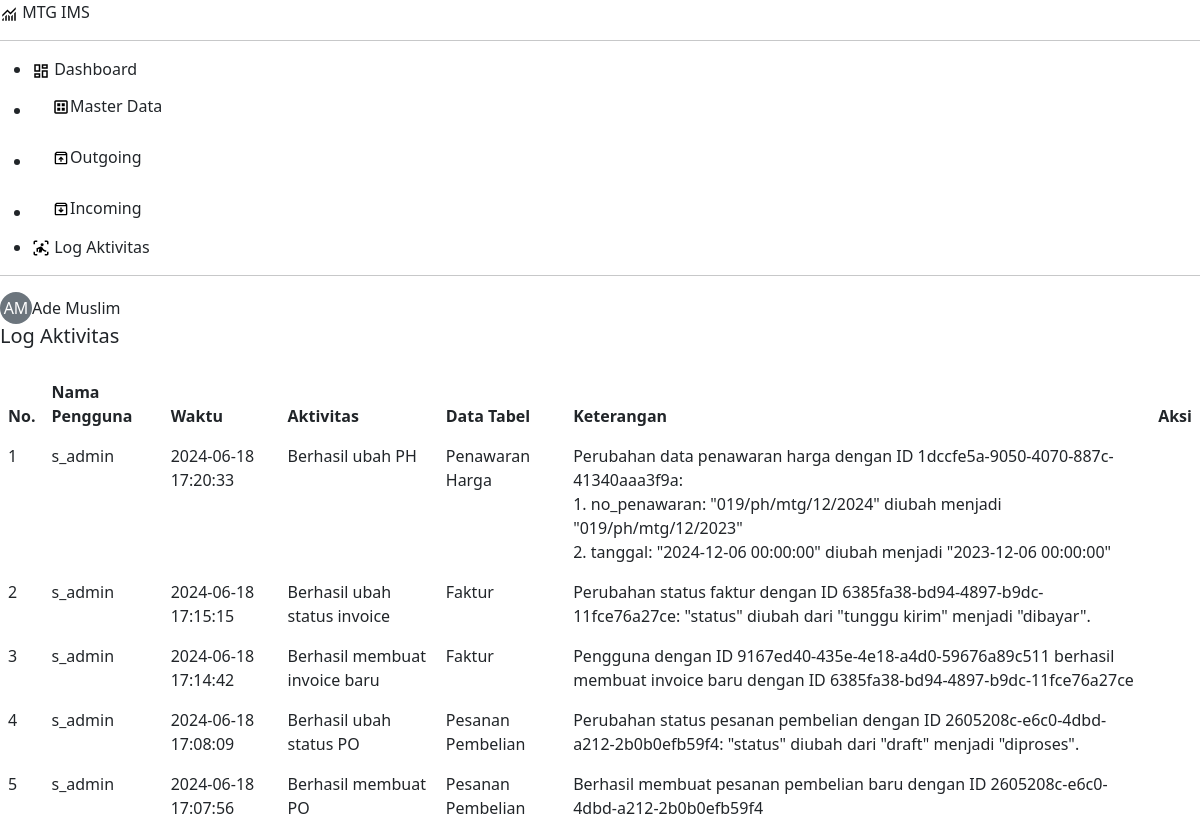
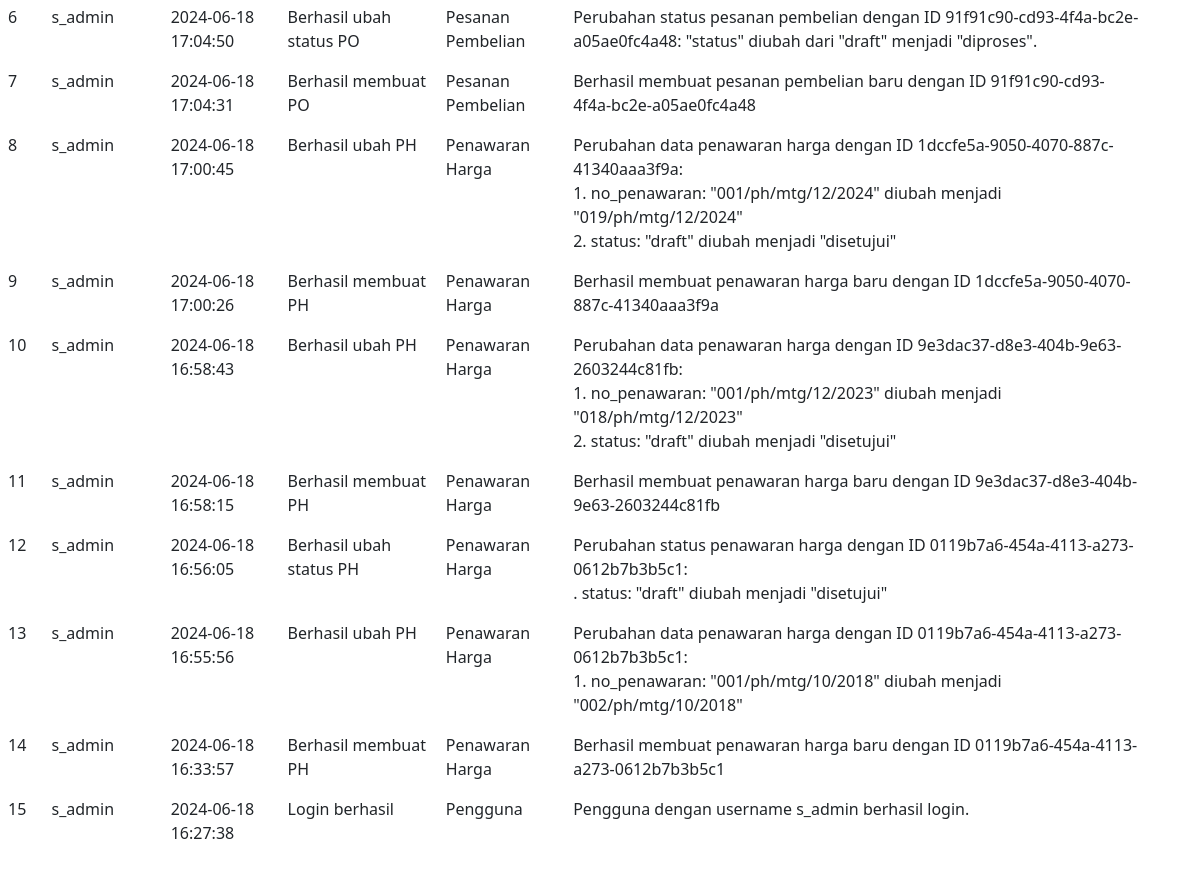
The app's page /pages/activity-log/index.php (signed in), older data (2 pictures, top to bottom).
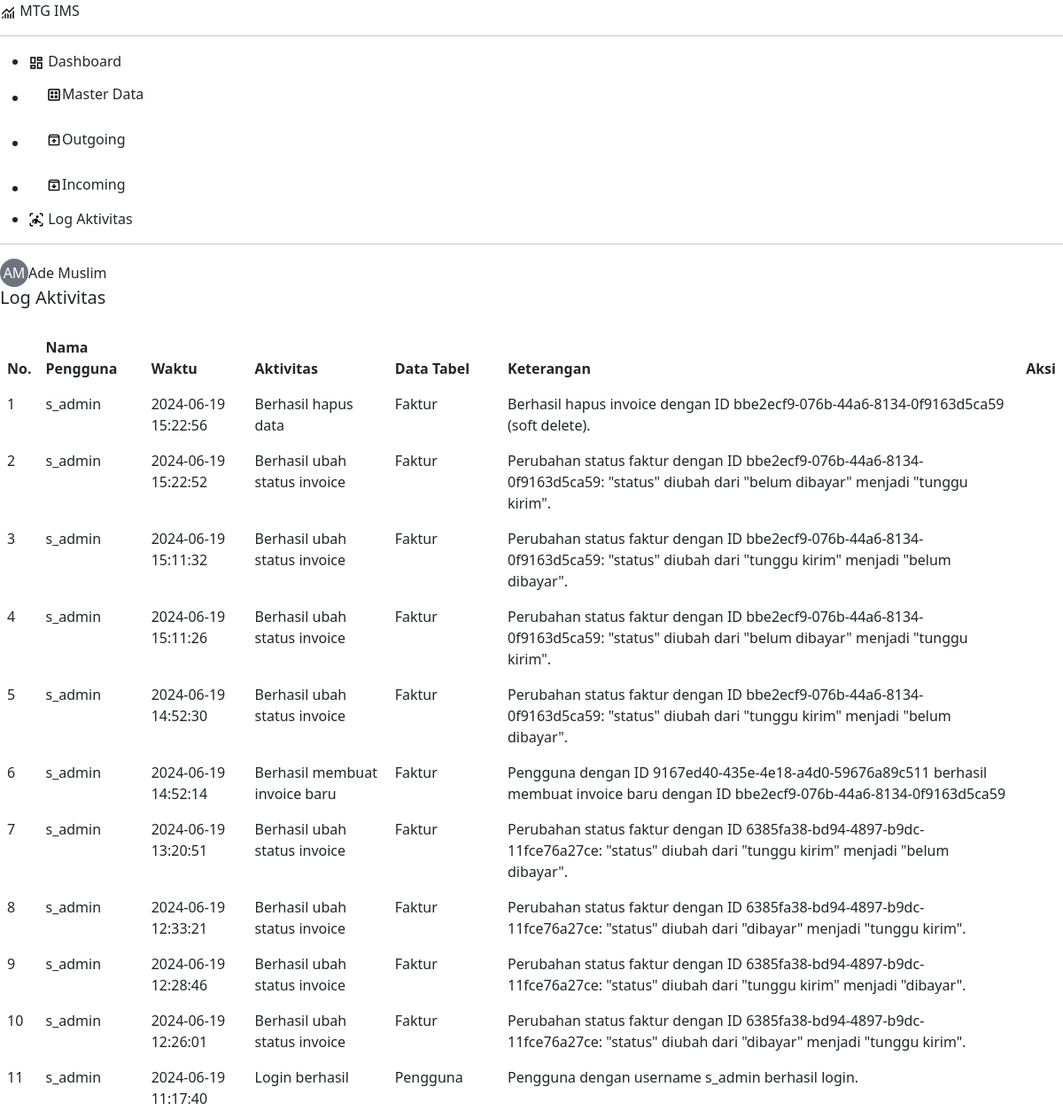
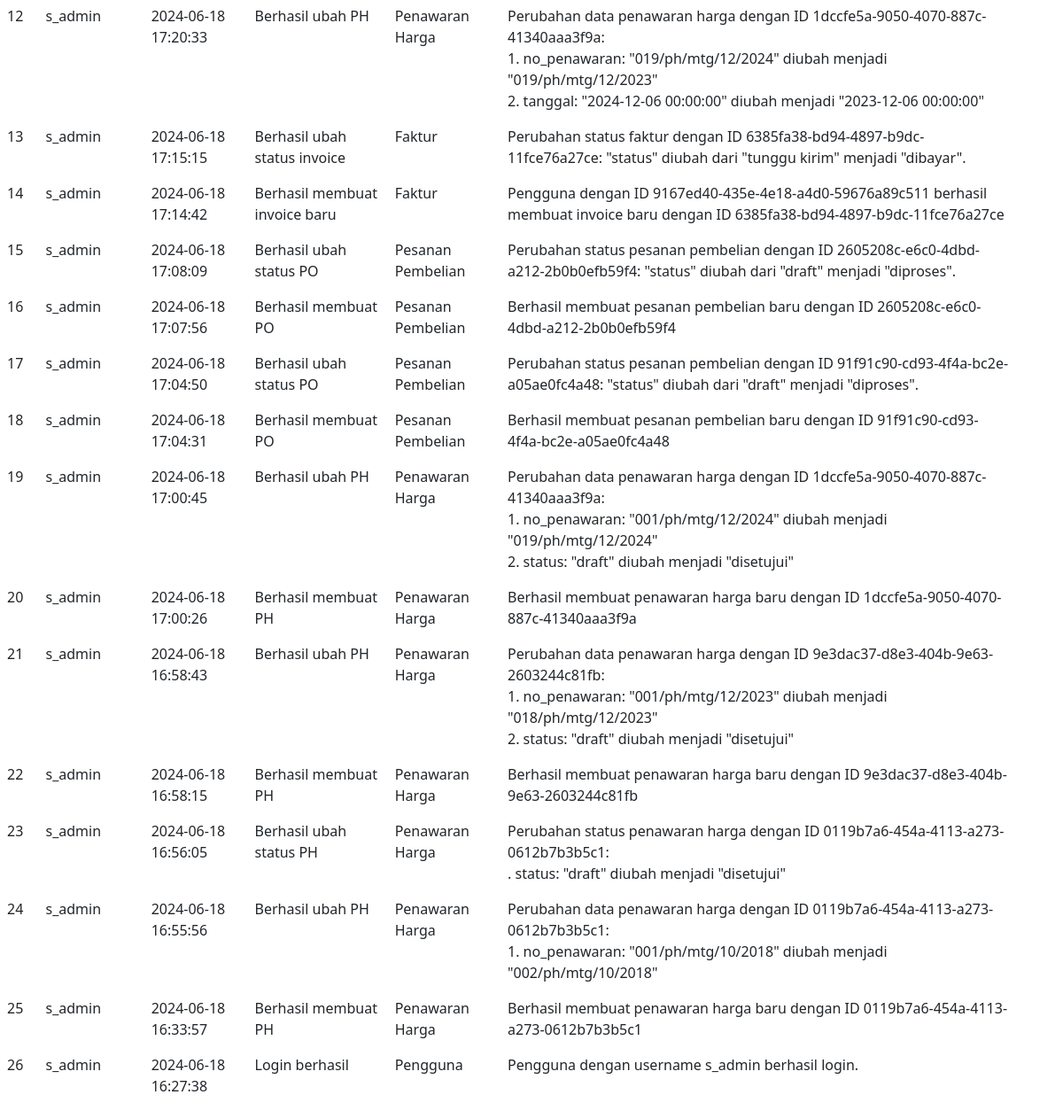
The same page, newer data (2 pictures, top to bottom).
### tables this page shows
CREATE TABLE `log_aktivitas` (
  `id_log` int NOT NULL,
  `id_pengguna` varchar(36) DEFAULT NULL,
  `aktivitas` varchar(225) NOT NULL,
  `tabel` varchar(255) DEFAULT NULL,
  `keterangan` text NOT NULL,
  `tanggal` timestamp NOT NULL DEFAULT CURRENT_TIMESTAMP,
  `status_hapus` tinyint(1) NOT NULL DEFAULT '0'
);

CREATE TABLE `pengguna` (
  `id_pengguna` varchar(36) NOT NULL,
  `nama_lengkap` varchar(100) NOT NULL,
  `nama_pengguna` varchar(50) NOT NULL,
  `password` varchar(100) NOT NULL,
  `tipe_pengguna` enum('superadmin','staff','kepala_perusahaan','tes') NOT NULL DEFAULT 'staff',
  `status_hapus` tinyint(1) NOT NULL DEFAULT '0'
);

### includes/function.php (called while the page is built, shortened)
<?php
require_once 'config.php';
function base_url($url = null) {
    $base_url = getenv('BASE_URL') ? getenv('BASE_URL') : "http://ims-amc.test";
    if ($url != null) {
        return rtrim($base_url, '/') . '/' . ltrim($url, '/');
    } else {
        return $base_url;
    }
}
function setActivePage($page) {
    $current_page = $_SERVER['REQUEST_URI'];
    $active_class = '';
    if (strpos($current_page, $page) !== false) {
        $active_class = 'active';
    }
    return $active_class;
}
function selectDataLeftJoin($mainTable, $joinTables = [], $columns = '*', $conditions = "", $orderBy = "") {
    global $conn;
    $sql = "SELECT $columns FROM $mainTable";
    foreach ($joinTables as $joinTable) {
        $sql .= " LEFT JOIN $joinTable[0] ON $joinTable[1]";
    }
    if (!empty($conditions)) {
        $sql .= " WHERE $conditions";
    }
    if (!empty($orderBy)) {
        $sql .= " ORDER BY $orderBy";
    }
    $result = mysqli_query($conn, $sql);
    $rows = mysqli_fetch_all($result, MYSQLI_ASSOC);
    return $rows;
}

### pages/activity-log/index.php (the view, shortened to what this page needs)
<?php
require_once '../../includes/header.php';
$mainTable = 'log_aktivitas';
$joinTables = [
    ["pengguna", "log_aktivitas.id_pengguna = pengguna.id_pengguna"],
];
$columns = 'log_aktivitas.*, pengguna.nama_pengguna';
$conditions = 'log_aktivitas.status_hapus = 0';
$orderBy = 'log_aktivitas.tanggal DESC';
$data_log_aktivitas = selectDataLeftJoin($mainTable, $joinTables, $columns, $conditions, $orderBy);
?>
<div class="d-flex justify-content-between align-items-center mb-4">
  <h1 class="fs-5 m-0">Log Aktivitas</h1>
</div>
<table id="example" class="table nowrap table-hover" style="width:100%">
  <thead>
    <tr>
      <th class="text-start">No.</th>
      <th>Nama Pengguna</th>
      <th>Waktu</th>
      <th>Aktivitas</th>
      <th>Data Tabel</th>
      <th>Keterangan</th>
      <th>Aksi</th>
    </tr>
  </thead>
  <tbody>
    <?php if (empty($data_log_aktivitas)) : ?>
    <tr>
      <td colspan="6">Tidak ada data</td>
    </tr>
    <?php else: $no = 1; foreach ($data_log_aktivitas as $log): ?>
    <tr>
      <td class="text-start"><?= $no; ?></td>
      <td><?= isset($log['nama_pengguna']) ? $log['nama_pengguna'] : 'N/A'; ?></td>
      <td><?= $log['tanggal']; ?></td>
      <td><?= $log['aktivitas']; ?></td>
      <td><?= $log['tabel'] ? ucwords($log['tabel']) : '-'; ?></td>
      <td><?= str_replace(" | ", "<br>", $log['keterangan']); ?></td>
      <td>
      </td>
    </tr>
    <?php $no++; endforeach; endif; ?>
  </tbody>
</table>
<?php require '../../includes/footer.php'; ?>

### includes/header.php (shortened to what this page needs)
<?php
require_once 'function.php';
$nama_lengkap = $_SESSION['nama_lengkap'] ?? $_COOKIE['nama_lengkap'] ?? '';
$peran_pengguna = $_SESSION['peran_pengguna'] ?? $_COOKIE['peran_pengguna'] ?? '';
?>
<!DOCTYPE html>
<html lang="en">
<head>
  <link rel="stylesheet" href="<?= base_url('assets/css/bootstrap.min.css'); ?>">
  <link rel="stylesheet" href="<?= base_url('assets/css/dataTables.bootstrap5.css'); ?>">
  <link rel="stylesheet" href="<?= base_url('assets/css/responsive.bootstrap5.css'); ?>">
  <link rel="stylesheet" href="<?= base_url('assets/css/buttons.dataTables.css'); ?>">
  <link rel="stylesheet" href="<?= base_url('assets/css/style.css'); ?>">
  <link rel="stylesheet" href="<?= base_url('assets/css/sweetalert2.min.css'); ?>">
</head>
<body>
  <div class="sb-cover">
    <div class="sidebar">
      <div class="sidebar-top">
        <div class="header">
          <a href="/" class="nav-link">
            <svg xmlns="http://www.w3.org/2000/svg" height="18" viewBox="0 -960 960 960" width="18">
              <path
                d="M120-120v-80l80-80v160h-80Zm160 0v-240l80-80v320h-80Zm160 0v-320l80 81v239h-80Zm160 0v-239l80-80v319h-80Zm160 0v-400l80-80v480h-80ZM120-327v-113l280-280 160 160 280-280v113L560-447 400-607 120-327Z" />
            </svg>
            <span class="text-link">
              MTG IMS
            </span>
          </a>
        </div>
        <hr>
        <ul>
          <li>
            <a href="<?= base_url('pages/dashboard'); ?>"
              class="nav-link text-dark <?= setActivePage('pages/dashboard'); ?>">
              <span class="text-link">
                Dashboard
              </span>
            </a>
          </li>
          <li>
            <div class="accordion accordion-flush" style="background-color: transparent;" id="accordionFlushMasterData">
              <div class="accordion-item">
                <h2 class="accordion-header">
                  <button class="accordion-button collapsed nav-link" type="button" data-bs-toggle="collapse"
                    data-bs-target="#flush-collapseOne" aria-expanded="false" aria-controls="flush-collapseOne">
                    <span class="text-link">
                      Master Data
                    </span>
                  </button>
                </h2>
              </div>
            </div>
          </li>
          <li>
            <div class="accordion accordion-flush" style="background-color: transparent;" id="accordionFlushOutgoing">
              <div class="accordion-item">
                <h2 class="accordion-header">
                  <button class="accordion-button collapsed nav-link" type="button" data-bs-toggle="collapse"
                    data-bs-target="#flush-collapseTwo" aria-expanded="false" aria-controls="flush-collapseTwo">
                    <span class="text-link">
                      Outgoing
                    </span>
                  </button>
                </h2>
              </div>
            </div>
          </li>
          <li>
            <div class="accordion accordion-flush" style="background-color: transparent;" id="accordionFlushIncoming">
              <div class="accordion-item">
                <h2 class="accordion-header">
                  <button class="accordion-button collapsed nav-link" type="button" data-bs-toggle="collapse"
                    data-bs-target="#flush-collapseThree" aria-expanded="false" aria-controls="flush-collapseThree">
                    <span class="text-link">
                      Incoming
                    </span>
                  </button>
                </h2>
              </div>
            </div>
          </li>
          <?php if ($peran_pengguna === 'superadmin'): ?>
          <li>
            <a href="<?= base_url('pages/activity-log'); ?>"
              class="nav-link text-dark <?= setActivePage('pages/activity-log'); ?>">
              <span class="text-link">
                Log Aktivitas
              </span>
            </a>
          </li>
          <?php endif; ?>
        </ul>
      </div>
      <div class="sidebar-bottom">
        <hr>
        <div class="dropdown">
          <a href="#" class="d-flex align-items-center text-dark text-decoration-none nav-link"
            data-bs-toggle="dropdown" aria-expanded="false">
            <span class="rounded-circle bg-secondary text-white"
              style="width: 32px; height: 32px; display: inline-flex; align-items: center; justify-content: center;">
              <?php
                $kata = explode(" ", $nama_lengkap);
                $inisial = '';
                foreach ($kata as $kata_satu) {
                    $inisial .= substr($kata_satu, 0, 1);
                }
                echo strtoupper($inisial);
                ?>
            </span>
            <span class="text-link"><?= ucwords($nama_lengkap); ?></span>
          </a>
        </div>
      </div>
    </div>
  </div>
  <div class="rs-content" style="position: relative;">

### includes/footer.php (shortened to what this page needs)
</div>
</body>
</html>

Row changes from the older to the newer data that the page shows:
added log_aktivitas: id_pengguna.nama_pengguna "s_admin", tanggal "2024-06-19 15:22:56", aktivitas "Berhasil hapus data", tabel "Faktur", keterangan "Berhasil hapus invoice dengan ID bbe2ecf9-076b-44a6-8134-0f9163d5ca59 (soft delete)."
added log_aktivitas: id_pengguna.nama_pengguna "s_admin", tanggal "2024-06-19 15:22:52", aktivitas "Berhasil ubah status invoice", tabel "Faktur", keterangan "Perubahan status faktur dengan ID bbe2ecf9-076b-44a6-8134-0f9163d5ca59: \"status\" diubah dari \"belum dibayar\" menjadi \"tunggu kirim\"."
added log_aktivitas: id_pengguna.nama_pengguna "s_admin", tanggal "2024-06-19 15:11:32", aktivitas "Berhasil ubah status invoice", tabel "Faktur", keterangan "Perubahan status faktur dengan ID bbe2ecf9-076b-44a6-8134-0f9163d5ca59: \"status\" diubah dari \"tunggu kirim\" menjadi \"belum dibayar\"."
added log_aktivitas: id_pengguna.nama_pengguna "s_admin", tanggal "2024-06-19 15:11:26", aktivitas "Berhasil ubah status invoice", tabel "Faktur", keterangan "Perubahan status faktur dengan ID bbe2ecf9-076b-44a6-8134-0f9163d5ca59: \"status\" diubah dari \"belum dibayar\" menjadi \"tunggu kirim\"."
added log_aktivitas: id_pengguna.nama_pengguna "s_admin", tanggal "2024-06-19 14:52:30", aktivitas "Berhasil ubah status invoice", tabel "Faktur", keterangan "Perubahan status faktur dengan ID bbe2ecf9-076b-44a6-8134-0f9163d5ca59: \"status\" diubah dari \"tunggu kirim\" menjadi \"belum dibayar\"."
added log_aktivitas: id_pengguna.nama_pengguna "s_admin", tanggal "2024-06-19 14:52:14", aktivitas "Berhasil membuat invoice baru", tabel "Faktur", keterangan "Pengguna dengan ID 9167ed40-435e-4e18-a4d0-59676a89c511 berhasil membuat invoice baru dengan ID bbe2ecf9-076b-44a6-8134-0f9163d5ca59"
added log_aktivitas: id_pengguna.nama_pengguna "s_admin", tanggal "2024-06-19 13:20:51", aktivitas "Berhasil ubah status invoice", tabel "Faktur", keterangan "Perubahan status faktur dengan ID 6385fa38-bd94-4897-b9dc-11fce76a27ce: \"status\" diubah dari \"tunggu kirim\" menjadi \"belum dibayar\"."
added log_aktivitas: id_pengguna.nama_pengguna "s_admin", tanggal "2024-06-19 12:33:21", aktivitas "Berhasil ubah status invoice", tabel "Faktur", keterangan "Perubahan status faktur dengan ID 6385fa38-bd94-4897-b9dc-11fce76a27ce: \"status\" diubah dari \"dibayar\" menjadi \"tunggu kirim\"."
added log_aktivitas: id_pengguna.nama_pengguna "s_admin", tanggal "2024-06-19 12:28:46", aktivitas "Berhasil ubah status invoice", tabel "Faktur", keterangan "Perubahan status faktur dengan ID 6385fa38-bd94-4897-b9dc-11fce76a27ce: \"status\" diubah dari \"tunggu kirim\" menjadi \"dibayar\"."
added log_aktivitas: id_pengguna.nama_pengguna "s_admin", tanggal "2024-06-19 12:26:01", aktivitas "Berhasil ubah status invoice", tabel "Faktur", keterangan "Perubahan status faktur dengan ID 6385fa38-bd94-4897-b9dc-11fce76a27ce: \"status\" diubah dari \"dibayar\" menjadi \"tunggu kirim\"."
added log_aktivitas: id_pengguna.nama_pengguna "s_admin", tanggal "2024-06-19 11:17:40", aktivitas "Login berhasil", tabel "Pengguna", keterangan "Pengguna dengan username s_admin berhasil login."
